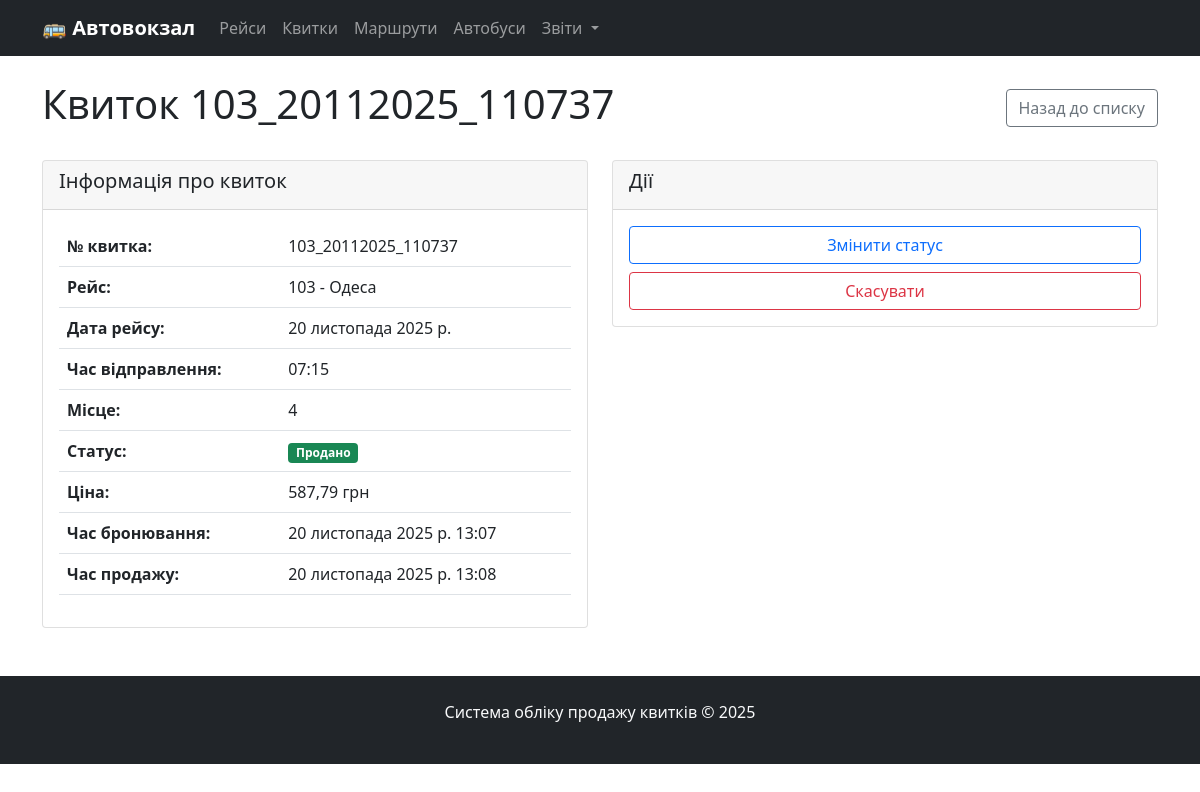
The app's page /tickets/2/ with its own data.
### bus_station/models.py (models this page shows, shortened)
class Ticket(models.Model):
    STATUS_CHOICES = [
        ('booked', 'Заброньовано'),
        ('sold', 'Продано'),
        ('cancelled', 'Скасовано'),
    ]
    trip = models.ForeignKey(Trip, on_delete=models.CASCADE, verbose_name="Рейс")
    ticket_number = models.CharField(max_length=20, unique=True, verbose_name="№ квитка")
    seat_number = models.PositiveIntegerField(verbose_name="№ місця")
    status = models.CharField(
        max_length=10,
        choices=STATUS_CHOICES,
        default='booked',
        verbose_name="Статус"
    )
    booking_time = models.DateTimeField(auto_now_add=True, verbose_name="Дата та час бронювання")
    sold_time = models.DateTimeField(null=True, blank=True, verbose_name="Дата та час продажу")
    price = models.DecimalField(
        max_digits=10,
        decimal_places=2,
        verbose_name="Сума, сплачена за квиток"
    )
    class Meta:
        verbose_name = "Квиток"
        verbose_name_plural = "Квитки"

class Trip(models.Model):
    route = models.ForeignKey(Route, on_delete=models.CASCADE, verbose_name="Маршрут")
    bus = models.ForeignKey(Bus, on_delete=models.CASCADE, verbose_name="Автобус")
    date = models.DateField(verbose_name="Дата виїзду")
    class Meta:
        verbose_name = "Рейс"
        verbose_name_plural = "Рейси"
        unique_together = ['route', 'date']

class Route(models.Model):
    DAYS_OF_WEEK = [
        (1, 'Понеділок'),
        (2, 'Вівторок'),
        (3, 'Середа'),
        (4, 'Четвер'),
        (5, 'П\'ятниця'),
        (6, 'Субота'),
        (7, 'Неділя'),
    ]
    number = models.CharField(max_length=20, verbose_name="Номер рейсу")
    tariff = models.DecimalField(max_digits=10, decimal_places=2, verbose_name="Тариф рейсу")
    days_of_week = models.CharField(max_length=50, verbose_name="Дні тижня виїзду")
    destination = models.ForeignKey(
        Destination,
        on_delete=models.CASCADE,
        verbose_name="Пункт прибуття"
    )
    distance = models.DecimalField(max_digits=8, decimal_places=2, verbose_name="Відстань (км)")
    departure_time = models.TimeField(verbose_name="Час відправлення")
    arrival_time = models.TimeField(verbose_name="Час прибуття")
    bus_model = models.ForeignKey(
        BusModel,
        on_delete=models.CASCADE,
        verbose_name="Марка автобуса"
    )
    class Meta:
        verbose_name = "Маршрут"
        verbose_name_plural = "Маршрути"

class Destination(models.Model):
    name = models.CharField(max_length=100, verbose_name="Назва пункту прибуття")
    class Meta:
        verbose_name = "Пункт прибуття"
        verbose_name_plural = "Пункти прибуття"

### bus_station/views.py (the view)
# urls.py: path('tickets/<int:pk>/', views.TicketDetailView.as_view(), name='ticket_detail'),
class TicketDetailView(DetailView):
    model = Ticket
    template_name = 'bus_station/tickets/ticket_detail.html'
    context_object_name = 'ticket'
    def get_queryset(self):
        return Ticket.objects.select_related(
            'trip__route__destination',
            'trip__bus__bus_model'
        )

### bus_station/context_processors.py (called while the page is built)
def station_stats(request):
    today = timezone.now().date()
    return {
        'today_trips_count': Trip.objects.filter(date=today).count(),
        'today_tickets_count': Ticket.objects.filter(trip__date=today, status='sold').count(),
    }

### bus_station/templates/bus_station/tickets/ticket_detail.html (shortened to what this page needs)
{% extends 'bus_station/base.html' %}
{% block content %}
<div class="d-flex justify-content-between align-items-center mb-4">
    <h1>Квиток {{ ticket.ticket_number }}</h1>
    <a href="{% url 'ticket_list' %}" class="btn btn-outline-secondary">Назад до списку</a>
</div>
<div class="row">
    <div class="col-md-6">
        <div class="card">
            <div class="card-header">
                <h5>Інформація про квиток</h5>
            </div>
            <div class="card-body">
                <table class="table">
                    <tr>
                        <th>№ квитка:</th>
                        <td>{{ ticket.ticket_number }}</td>
                    </tr>
                    <tr>
                        <th>Рейс:</th>
                        <td>{{ ticket.trip.route.number }} - {{ ticket.trip.route.destination.name }}</td>
                    </tr>
                    <tr>
                        <th>Дата рейсу:</th>
                        <td>{{ ticket.trip.date }}</td>
                    </tr>
                    <tr>
                        <th>Час відправлення:</th>
                        <td>{{ ticket.trip.route.departure_time }}</td>
                    </tr>
                    <tr>
                        <th>Місце:</th>
                        <td>{{ ticket.seat_number }}</td>
                    </tr>
                    <tr>
                        <th>Статус:</th>
                        <td>
                            {% if ticket.status == 'booked' %}
                                <span class="badge bg-warning">Заброньовано</span>
                            {% elif ticket.status == 'sold' %}
                                <span class="badge bg-success">Продано</span>
                            {% else %}
                                <span class="badge bg-danger">Скасовано</span>
                            {% endif %}
                        </td>
                    </tr>
                    <tr>
                        <th>Ціна:</th>
                        <td>{{ ticket.price }} грн</td>
                    </tr>
                    <tr>
                        <th>Час бронювання:</th>
                        <td>{{ ticket.booking_time }}</td>
                    </tr>
                    {% if ticket.sold_time %}
                    <tr>
                        <th>Час продажу:</th>
                        <td>{{ ticket.sold_time }}</td>
                    </tr>
                    {% endif %}
                </table>
            </div>
        </div>
    </div>
    <div class="col-md-6">
        <div class="card">
            <div class="card-header">
                <h5>Дії</h5>
            </div>
            <div class="card-body">
                <a href="{% url 'ticket_update' ticket.pk %}" class="btn btn-outline-primary w-100 mb-2">Змінити статус</a>
                <form method="post" action="{% url 'cancel_booking' ticket.pk %}">
                    <button type="submit" class="btn btn-outline-danger w-100">Скасувати</button>
                </form>
            </div>
        </div>
    </div>
</div>
{% endblock %}

### records on screen
Ticket: ticket_number "103_20112025_110737", trip.route.number "103", trip.route.destination.name "Одеса", trip "20 листопада 2025 р.", trip.route.departure_time "07:15", seat_number "4", price "587,79", booking_time "20 листопада 2025 р. 13:07", sold_time "20 листопада 2025 р. 13:08"
